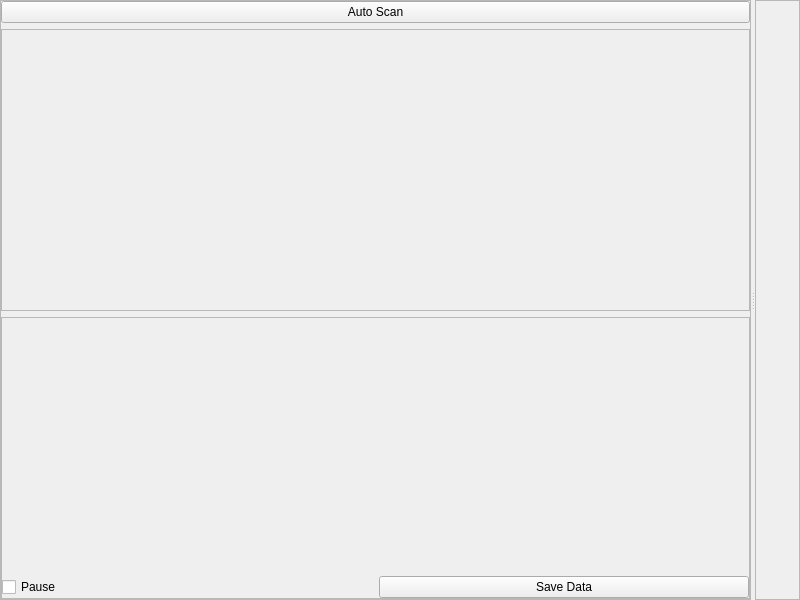
<?xml version="1.0" encoding="UTF-8"?>
<ui version="4.0">
    <class>MainWindow</class>
    <widget class="QMainWindow" name="MainWindow">
        <property name="geometry">
            <rect>
                <x>0</x>
                <y>0</y>
                <width>800</width>
                <height>600</height>
            </rect>
        </property>
        <property name="windowTitle">
            <string>MainWindow</string>
        </property>
        <widget class="QWidget" name="centralwidget">
            <layout class="QGridLayout" name="gridLayout">
                <property name="margin">
                    <number>0</number>
                </property>
                <property name="spacing">
                    <number>0</number>
                </property>
                <item row="0" column="0">
                    <widget class="QSplitter" name="splitter">
                        <property name="orientation">
                            <enum>Qt::Horizontal</enum>
                        </property>
                        <widget class="QFrame" name="frame">
                            <property name="sizePolicy">
                                <sizepolicy hsizetype="Maximum" vsizetype="Preferred">
                                    <horstretch>0</horstretch>
                                    <verstretch>0</verstretch>
                                </sizepolicy>
                            </property>
                            <property name="frameShape">
                                <enum>QFrame::StyledPanel</enum>
                            </property>
                            <property name="frameShadow">
                                <enum>QFrame::Raised</enum>
                            </property>
                            <property name="class" stdset="0">
                                <string>PeripheralCollection</string>
                            </property>
                            <layout class="QVBoxLayout" name="verticalLayout">
                                <property name="spacing">
                                    <number>6</number>
                                </property>
                                <property name="margin">
                                    <number>0</number>
                                </property>
                                <item>
                                    <widget class="QPushButton" name="pushButton">
                                        <property name="text">
                                            <string>Auto Scan</string>
                                        </property>
                                    </widget>
                                </item>
                                <item>
                                    <widget class="QScrollArea" name="scrollArea">
                                        <property name="minimumSize">
                                            <size>
                                                <width>200</width>
                                                <height>0</height>
                                            </size>
                                        </property>
                                        <property name="styleSheet">
                                            <string notr="true"/>
                                        </property>
                                        <property name="widgetResizable">
                                            <bool>true</bool>
                                        </property>
                                        <widget class="QWidget" name="scrollLayout">
                                            <property name="geometry">
                                                <rect>
                                                    <x>0</x>
                                                    <y>0</y>
                                                    <width>745</width>
                                                    <height>265</height>
                                                </rect>
                                            </property>
                                            <layout class="QVBoxLayout" name="nodeArea">
                                                <property name="spacing">
                                                    <number>0</number>
                                                </property>
                                                <property name="margin">
                                                    <number>0</number>
                                                </property>
                                                <item>
                                                    <spacer name="verticalSpacer">
                                                        <property name="orientation">
                                                            <enum>Qt::Vertical</enum>
                                                        </property>
                                                        <property name="sizeHint" stdset="0">
                                                            <size>
                                                                <width>20</width>
                                                                <height>40</height>
                                                            </size>
                                                        </property>
                                                    </spacer>
                                                </item>
                                            </layout>
                                        </widget>
                                    </widget>
                                </item>
                                <item>
                                    <widget class="QScrollArea" name="scrollArea_2">
                                        <property name="styleSheet">
                                            <string notr="true"/>
                                        </property>
                                        <property name="widgetResizable">
                                            <bool>true</bool>
                                        </property>
                                        <widget class="QWidget" name="scroll2layout">
                                            <property name="geometry">
                                                <rect>
                                                    <x>0</x>
                                                    <y>0</y>
                                                    <width>745</width>
                                                    <height>265</height>
                                                </rect>
                                            </property>
                                            <property name="styleSheet">
                                                <string notr="true"/>
                                            </property>
                                            <layout class="QVBoxLayout" name="paramMenus">
                                                <property name="spacing">
                                                    <number>0</number>
                                                </property>
                                                <property name="margin">
                                                    <number>0</number>
                                                </property>
                                                <item>
                                                    <spacer name="verticalSpacer_2">
                                                        <property name="orientation">
                                                            <enum>Qt::Vertical</enum>
                                                        </property>
                                                        <property name="sizeHint" stdset="0">
                                                            <size>
                                                                <width>20</width>
                                                                <height>40</height>
                                                            </size>
                                                        </property>
                                                    </spacer>
                                                </item>
                                                <item>
                                                    <widget class="QFrame" name="frame_3">
                                                        <property name="frameShape">
                                                            <enum>QFrame::NoFrame</enum>
                                                        </property>
                                                        <property name="frameShadow">
                                                            <enum>QFrame::Raised</enum>
                                                        </property>
                                                        <layout class="QHBoxLayout" name="horizontalLayout">
                                                            <property name="margin">
                                                                <number>0</number>
                                                            </property>
                                                            <item>
                                                                <widget class="QCheckBox" name="pauseBox">
                                                                    <property name="text">
                                                                        <string>Pause</string>
                                                                    </property>
                                                                </widget>
                                                            </item>
                                                            <item>
                                                                <widget class="QPushButton" name="pushButton_2">
                                                                    <property name="text">
                                                                        <string>Save Data</string>
                                                                    </property>
                                                                </widget>
                                                            </item>
                                                        </layout>
                                                    </widget>
                                                </item>
                                            </layout>
                                        </widget>
                                    </widget>
                                </item>
                            </layout>
                        </widget>
                        <widget class="QFrame" name="frame_2">
                            <property name="frameShape">
                                <enum>QFrame::StyledPanel</enum>
                            </property>
                            <property name="frameShadow">
                                <enum>QFrame::Raised</enum>
                            </property>
                            <layout class="QVBoxLayout" name="plot_area">
                                <property name="spacing">
                                    <number>0</number>
                                </property>
                                <property name="margin">
                                    <number>5</number>
                                </property>
                            </layout>
                        </widget>
                    </widget>
                </item>
            </layout>
        </widget>
        <widget class="QMenuBar" name="menubar">
            <property name="geometry">
                <rect>
                    <x>0</x>
                    <y>0</y>
                    <width>800</width>
                    <height>25</height>
                </rect>
            </property>
        </widget>
    </widget>
    <resources/>
    <connections>
        <connection>
            <sender>pushButton</sender>
            <signal>clicked()</signal>
            <receiver>MainWindow</receiver>
            <slot>scan()</slot>
            <hints>
                <hint type="sourcelabel">
                    <x>695</x>
                    <y>45</y>
                </hint>
                <hint type="destinationlabel">
                    <x>804</x>
                    <y>59</y>
                </hint>
            </hints>
        </connection>
        <connection>
            <sender>pushButton_2</sender>
            <signal>clicked()</signal>
            <receiver>MainWindow</receiver>
            <slot>saveData()</slot>
            <hints>
                <hint type="sourcelabel">
                    <x>644</x>
                    <y>575</y>
                </hint>
                <hint type="destinationlabel">
                    <x>648</x>
                    <y>612</y>
                </hint>
            </hints>
        </connection>
    </connections>
    <slots>
        <slot>scan()</slot>
        <slot>saveData()</slot>
    </slots>
</ui>
